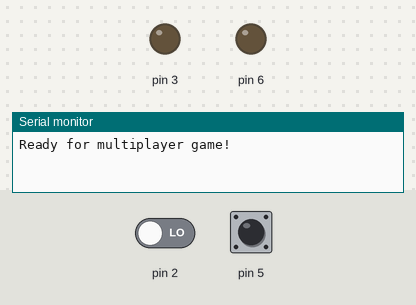
Recording of a sketch running on a simulated Arduino Uno, built with avr-gcc and run on an emulated ATmega328P. Parts: output pins drawn as LEDs (lit = HIGH), the last lines printed to the serial monitor. The inputs (shaded band) are chosen by the test bench; at power-on: pin 2 LOW, pin 5 LOW.

Above: at 1.2 s.
1.3 s: pin 2 driven HIGH
2.8 s: pin 2 driven LOW
At 3.2 s:
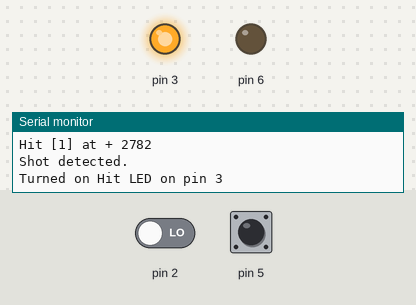
4.8 s: pin 5 pulsed HIGH 5 times (0.12 s each, 0.3 s apart)
At 5.6 s:
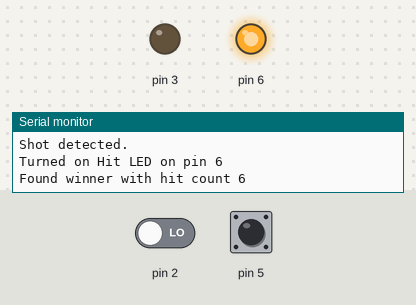
Timing chart, 0 to 14.5 s (numbered marks = the images above; inputs shaded):
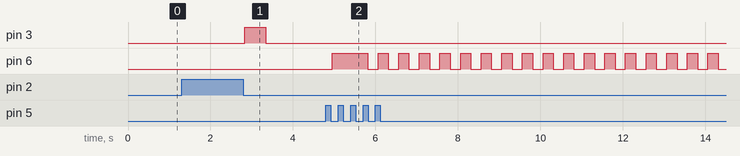

The sketch:

NerfShotSensor_Prototype.ino
```cpp
#include "DataStructures.h"

const byte shotDetectorStateActivated = 0x01;
const byte shotDetectorStateDeactivated = 0x02;

ShotDetector *shotDetector1;
ShotDetector* shotDetectors[2];

const int playerCount = 2;

void setup() {

  //iterate all of the players
  for (int player = 0; player < 2; player++)
  {
    initializeShotDetector(player);
    initializeShotDetector(player);
  }

  Serial.begin(9600);
  Serial.println("Ready for multiplayer game!");
}

void initializeShotDetector(int playerIndex) {
  shotDetectors[playerIndex] = new ShotDetector();
  shotDetectors[playerIndex]->readPin = (3 * playerIndex) + 2;  //Read it on pin 2
  shotDetectors[playerIndex]->hitLedPin = (3 * playerIndex) + 3;  //Read it on pin 12
  shotDetectors[playerIndex]->previousState = shotDetectorStateDeactivated;
  shotDetectors[playerIndex]->currentState = shotDetectorStateDeactivated;
  shotDetectors[playerIndex]->lastStateReadTime = millis();
  shotDetectors[playerIndex]->playerNumber = playerIndex + 1;

  //Setup the shot detector pin
  pinMode(shotDetectors[playerIndex]->readPin, INPUT);
  pinMode(shotDetectors[playerIndex]->hitLedPin, OUTPUT);
}

bool gameOver = false;
ShotDetector *winner;
bool displayingWinner = false;


void loop() {

  if (!gameOver)
  {
     for (int playerIndex = 0; playerIndex < 2; playerIndex++)
     {
       HandleShotDetection(shotDetectors[playerIndex]);
       HandleShotDisplay(shotDetectors[playerIndex]);
     }
  }
  else
  {
    if (!displayingWinner) {

      //set displaying winner to true
      //It can be set to false during the handle shot display loop
      displayingWinner = true;

      for (int playerIndex = 0; playerIndex < 2; playerIndex++)
      {
         HandleShotDisplay(shotDetectors[playerIndex]);
         if (shotDetectors[playerIndex]->currentState =! shotDetectorStateDeactivated)
         {
           displayingWinner = false;
         }
      }
    } else {
        //Display the winner by blinking the winning led
        digitalWrite(winner->hitLedPin, HIGH);
        delay(250);
        digitalWrite(winner->hitLedPin, LOW);
        delay(250);
    }
  }


}

void HandleGameOver(ShotDetector *shotDetector) {
  if (shotDetector->hitCount >= 2) {
       //Display winner
       gameOver = true;
       winner = shotDetector;
  }
}

void HandleShotDetection(ShotDetector *shotDetector) {
    //Determine if a shot was detected
    if (WasShotDetected (shotDetector)) {
      Serial.println("Shot detected.");

      shotDetector->hitCount += 1;
      //turn on the shot detection light
      digitalWrite(shotDetector->hitLedPin, HIGH);
      Serial.println("Turned on Hit LED on pin " + String(shotDetector->hitLedPin, DEC));

      //set the display shot detected flag so the light will come on
      shotDetector->displayingShotDetected = true;

      //Set the shot detetected time so that we can compare during the loop
      shotDetector->shotDetectedTime = millis();

      if (shotDetector->hitCount >= 3)
      {
      Serial.println("Found winner with hit count " + String(shotDetector->hitLedPin, DEC));
        //winnerDetected = true;
        winner = shotDetector;
        gameOver = true;
      }
    }
}

void HandleShotDisplay(ShotDetector *shotDetector) {
    //Determine if we're displaying the shot detected, if so, determine when we can shut it off
    if (shotDetector->displayingShotDetected)
    {
      //Serial.println("Displaying shot detected." + String(millis(), DEC) + "> " + String(shotDetectedTime, DEC));
      if (millis() > shotDetector->shotDetectedTime + 500)
      {
        digitalWrite(shotDetector->hitLedPin, LOW);
        shotDetector->displayingShotDetected = false;
      }
    }
}

//Determine if a shot was detected by reading and setting a detectors active state
bool WasShotDetected (ShotDetector *shotDetector) {

  //Wait 50 milliseconds in order to debouce so we don't get noise (duplicate reads)
  if (shotDetector->currentState == shotDetectorStateDeactivated || (shotDetector->currentState == shotDetectorStateActivated && millis() > shotDetector->lastStateReadTime + 50)) {

      //Currently deactivated, or activated and waited longer than 50 milliseonds, so take another sample of the dector pin
      int shotDetectorPinState = digitalRead(shotDetector->readPin);

      if (shotDetectorPinState == HIGH)   {
        Serial.println("Hit [" + String(shotDetectorPinState, DEC) + "] at + " + String(millis(), DEC));
      }
      //Mark right now as the last read time of the detector
      shotDetector->lastStateReadTime = millis();

      //Check to see if the shot detector pin state
      if (shotDetectorPinState == HIGH)   {
        shotDetector->currentState = shotDetectorStateActivated;
      } else {
        shotDetector->currentState = shotDetectorStateDeactivated;
      }

      //Check to see if the current state is different then the previous state
      if (shotDetector->currentState != shotDetector->previousState) {
        //It is different, so check to see if it now deactivated, meaning it was previously activated, and now not, so an activation occurred (i.e. Shot Detected)
        if (shotDetector->currentState == shotDetectorStateDeactivated) {
          shotDetector->previousState = shotDetector->currentState;
          return true;
        } else {
          shotDetector->previousState = shotDetector->currentState;
        }
      }
  }

  //Got this far in code with no shot detected, so return with no shot detected.
  return false;
}
```

DataStructures.h
```cpp
#include <Arduino.h>
struct ShotDetector {
  byte previousState;
  byte currentState;
  long lastStateReadTime;
  int readPin;
  int hitLedPin;
  int hitCount;
  long shotDetectedTime;
  bool displayingShotDetected;
  int playerNumber;
};
```

Measured:
- after the input at 2.8 s, pin 3: LOW → HIGH at once, → LOW 0.50 s later
- after the input at 4.8 s, pin 6: LOW → HIGH after 0.15 s, then repeats every 0.50 s: LOW 0.25 s, HIGH 0.25 s
